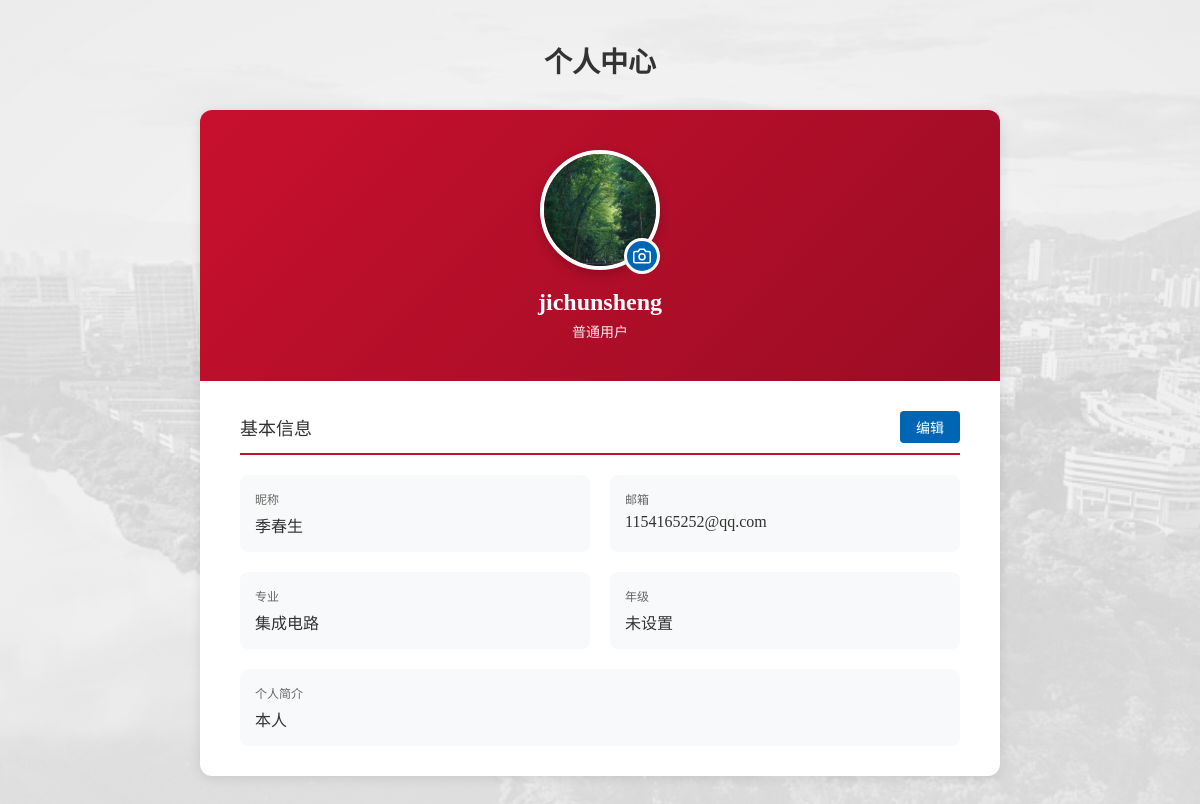
The app's page /auth/profile/ (signed in), older data.
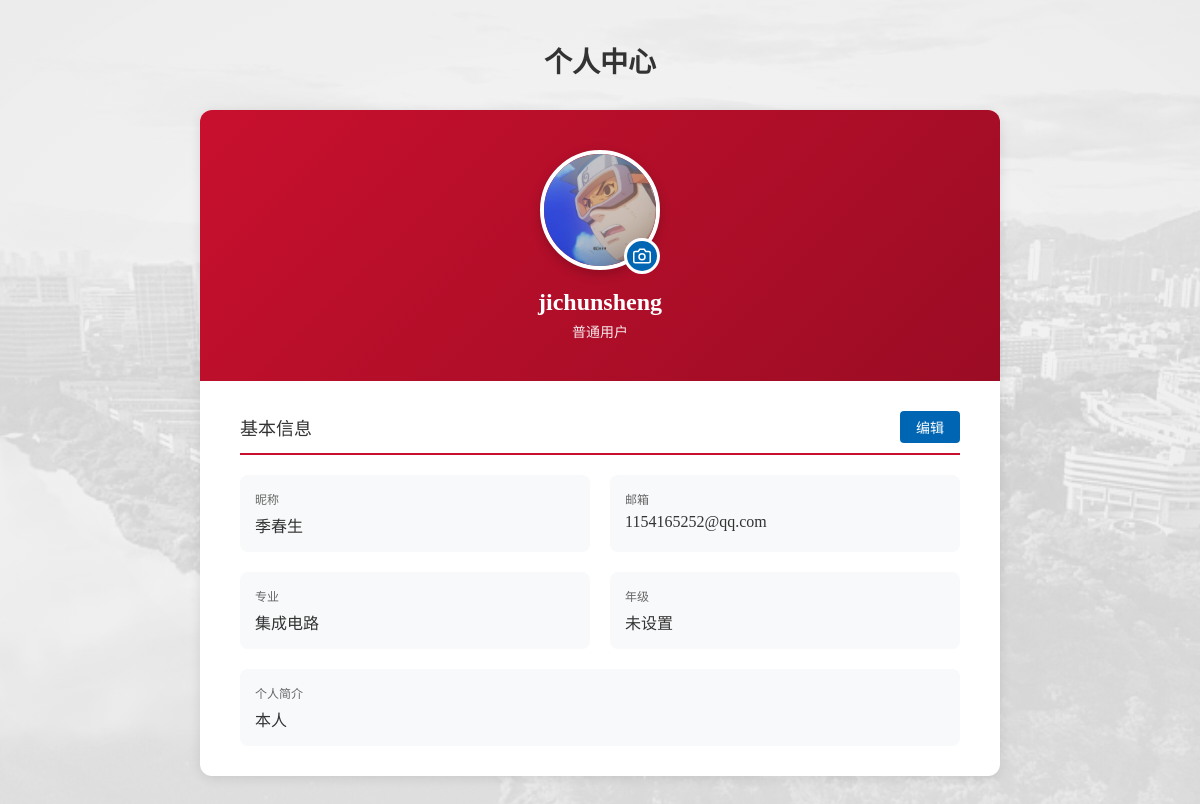
The same page, newer data.
### users/models.py (models this page shows, shortened)
class CustomUser(AbstractUser):
    email = models.EmailField(unique=True, verbose_name='邮箱')
    phone = models.CharField(max_length=20, blank=True, verbose_name='手机号')
    created_at = models.DateTimeField(auto_now_add=True, verbose_name='创建时间')
    updated_at = models.DateTimeField(auto_now=True, verbose_name='更新时间')
    nickname = models.CharField(max_length=50, blank=True, verbose_name='昵称')
    avatar = models.ImageField(upload_to='avatars/', blank=True, verbose_name='头像')
    major = models.CharField(max_length=100, blank=True, verbose_name='专业')
    grade = models.CharField(max_length=20, blank=True, verbose_name='年级')
    bio = models.TextField(max_length=500, blank=True, verbose_name='个人简介')
    is_admin_user = models.BooleanField(default=False, verbose_name='管理员权限')
    class Meta:
        verbose_name = '用户'
        verbose_name_plural = '用户'

### users/views.py (the view)
# urls.py: path('profile/', views.profile_view, name='profile'),
@login_required
def profile_view(request):
    return render(request, 'auth/profile.html', {'user': request.user})

### templates/auth/profile.html (shortened to what this page needs)
<!DOCTYPE html>
<html lang="zh-CN">
<head>
    <link rel="stylesheet" href="https://cdnjs.cloudflare.com/ajax/libs/cropperjs/1.5.13/cropper.min.css">
</head>
<body>
    <div class="container">
        <h1 class="page-title">个人中心</h1>
        <div class="profile-card">
<div class="profile-header">
    <div class="avatar-wrapper" onclick="openAvatarModal()">
        {% if user.avatar %}
            <img src="{{ user.avatar.url }}" alt="头像" class="avatar" id="currentAvatar">
        {% else %}
            <div class="avatar d-flex align-items-center justify-content-center"
                 style="background: #0066B3; color: white; font-size: 48px; font-weight: bold;"
                 id="currentAvatar">
                {{ user.username|first|upper }}
            </div>
        {% endif %}
        <div class="avatar-edit-overlay">
            <svg width="18" height="18" viewBox="0 0 24 24" fill="none" stroke="white" stroke-width="2">
                <path d="M23 19a2 2 0 0 1-2 2H3a2 2 0 0 1-2-2V8a2 2 0 0 1 2-2h4l2-3h6l2 3h4a2 2 0 0 1 2 2z"></path>
                <circle cx="12" cy="13" r="4"></circle>
            </svg>
        </div>
    </div>
    <div class="username">{{ user.username }}</div>
    <div class="user-role">{{ user.get_role_display|default:'普通用户' }}</div>
</div>
            <div class="profile-body">
                <div class="section-title">
                    <span>基本信息</span>
                    <div>
                        <button class="edit-btn" id="editBtn" onclick="toggleEdit()">编辑</button>
                    </div>
                </div>
                <div class="info-grid" id="infoGrid">
                    <div class="info-item">
                        <div class="info-label">昵称</div>
                        <div class="info-value">{{ user.nickname|default:user.username }}</div>
                    </div>
                    <div class="info-item">
                        <div class="info-label">邮箱</div>
                        <div class="info-value">{{ user.email }}</div>
                    </div>
                    <div class="info-item">
                        <div class="info-label">专业</div>
                        <div class="info-value">{{ user.major|default:'未设置' }}</div>
                    </div>
                    <div class="info-item">
                        <div class="info-label">年级</div>
                        <div class="info-value">{{ user.grade|default:'未设置' }}</div>
                    </div>
                    <div class="info-item" style="grid-column: span 2;">
                        <div class="info-label">个人简介</div>
                        <div class="info-value">{{ user.bio|default:'这个人很懒，什么都没有写~' }}</div>
                    </div>
                </div>
            </div>
        </div>
    </div>
</body>
</html>

### templates/auth/profile.html (style rules this page uses)
* { margin: 0; padding: 0; box-sizing: border-box; }
body { font-family: "Georgia", "Times New Roman", "Times", "Songti SC", "STSong", "华文宋体", "宋体", serif; min-height: 100vh; padding: 40px 20px; position: relative; }
body::before { content: ''; position: fixed; top: 0; left: 0; right: 0; bottom: 0; background: linear-gradient(180deg, rgba(255, 255, 255, 0.75) 0%, rgba(250, 250, 250, 0.65) 50%, rgba(245, 245, 245, 0.75) 100% ), url('/static/image/background_grey.webp') center/cover no-repeat; background-blend-mode: normal; filter: grayscale(100%) brightness(1.1) contrast(0.9) blur(0.3px); opacity: 0.92; z-index: -2; }
body::after { content: ''; position: fixed; top: 0; left: 0; right: 0; bottom: 0; background: radial-gradient( ellipse at center, rgba(255, 255, 255, 0.35) 0%, rgba(240, 240, 240, 0.45) 50%, rgba(230, 230, 230, 0.55) 100% ); pointer-events: none; z-index: -1; }
.container { max-width: 800px; margin: 0 auto; }
.page-title { text-align: center; font-size: 28px; color: #333; margin-bottom: 30px; }
.profile-card { background: white; border-radius: 12px; box-shadow: 0 2px 12px rgba(0,0,0,0.1); overflow: hidden; }
.profile-header { background: linear-gradient(135deg, #C8102E 0%, #9b0c24 100%); padding: 40px; text-align: center; color: white; position: relative; }
.avatar-wrapper { position: relative; display: inline-block; cursor: pointer; }
.avatar { width: 120px; height: 120px; border-radius: 50%; border: 4px solid white; object-fit: cover; box-shadow: 0 4px 12px rgba(0,0,0,0.2); }
.avatar-edit-overlay { position: absolute; bottom: 0; right: 0; width: 36px; height: 36px; background: #0066B3; border-radius: 50%; display: flex; align-items: center; justify-content: center; border: 3px solid white; transition: transform 0.3s; }
.username { font-size: 24px; margin-top: 15px; font-weight: bold; }
.user-role { opacity: 0.9; margin-top: 5px; font-size: 14px; }
.profile-body { padding: 30px 40px; }
.section-title { font-size: 18px; color: #333; margin-bottom: 20px; padding-bottom: 10px; border-bottom: 2px solid #C8102E; display: flex; justify-content: space-between; align-items: center; }
.edit-btn { background: #0066B3; color: white; border: none; padding: 6px 16px; border-radius: 4px; cursor: pointer; font-size: 14px; transition: background 0.3s; }
.info-grid { display: grid; grid-template-columns: repeat(2, 1fr); gap: 20px; }
.info-item { padding: 15px; background: #f8f9fa; border-radius: 8px; }
.info-label { font-size: 12px; color: #666; margin-bottom: 5px; }
.info-value { font-size: 16px; color: #333; font-weight: 500; }

Row changes from the older to the newer data that the page shows:
changed CustomUser "jichunsheng": avatar: a different picture
